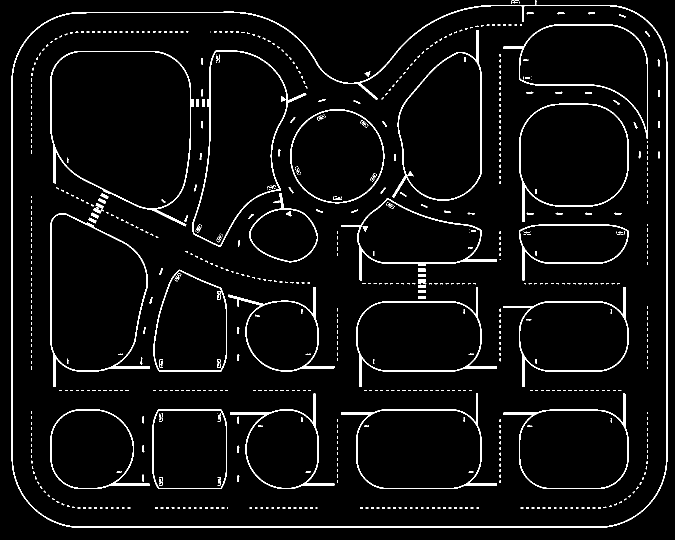
#> input picture test scripts/ResizedMap.png, 1350 x 1080 px, given in place of MapR.png, which was not available (shown at 1/2 size)
$ python BitMapMakerFinal.py
#> lines starting #> are read from the running program, lines starting #| are printed output that depends on the picture; after the words box and inside, x2 and y2 are one past the last pixel; in counts of white or black regions, pixels touching at a corner belong together; pictures that were not available may be replaced by others from this repository, and a replacement may not be noted
from PIL import Image
import numpy as np

Image.MAX_IMAGE_PIXELS = 1000000000

def resize_image(input_image_path, output_image_path, max_width=None, max_height=None,
                threshold=128, pool_size=3, rotation_degrees=0):
    """
    Processes an image with optional rotation, resizing, thresholding, and pooling.

    Args:
        input_image_path: Path to input image
        output_image_path: Path to save output image
        max_width: Maximum width for resizing
        max_height: Maximum height for resizing
        threshold: Binarization threshold (0-255)
        pool_size: Size of pooling window (n x n)
        rotation_degrees: Degrees to rotate clockwise (0, 90, 180, or 270)
    """
#> called with input_image_path = 'MapR.png', output_image_path = 'ResizedMap.png', max_width = 1000, threshold = 128, pool_size = 2, rotation_degrees = 270
    img = Image.open(input_image_path)
#> img is the input picture: PIL image 1350x1080 L; 4.3% white; 776 white regions (636 under 20 px), largest, box (x1, y1, x2, y2) and area: (23, 10, 1335, 1056) 12368, (100, 102, 388, 453) 3175, (101, 426, 300, 774) 2669

    # Apply rotation (only supports 90° increments for clean pixel alignment)
    if rotation_degrees not in [0, 90, 180, 270]:
        raise ValueError("Rotation must be 0, 90, 180, or 270 degrees")

    if rotation_degrees == 90:
        img = img.transpose(Image.ROTATE_90)
    elif rotation_degrees == 180:
        img = img.transpose(Image.ROTATE_180)
    elif rotation_degrees == 270:
        img = img.transpose(Image.ROTATE_270)
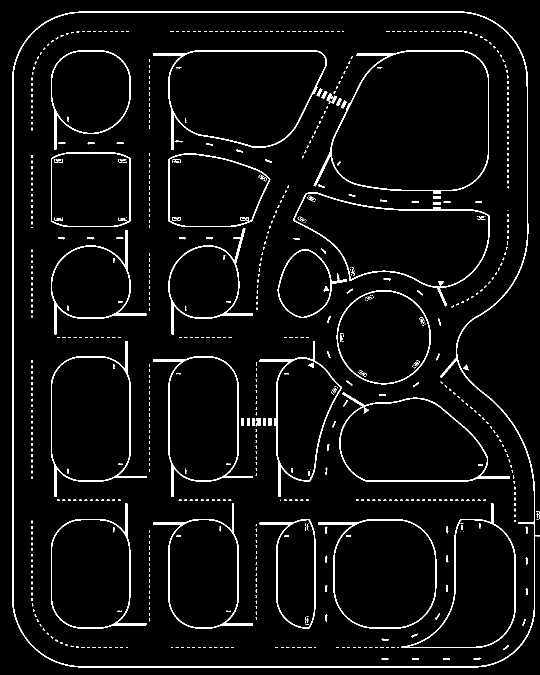
#> img: PIL image 1080x1350 L (shown at 1/2 size); 4.3% white; 776 white regions (636 under 20 px), largest, box (x1, y1, x2, y2) and area: (24, 23, 1070, 1335) 12368, (627, 100, 978, 388) 3175, (306, 101, 654, 300) 2669

    # Calculate target size maintaining aspect ratio
    original_width, original_height = img.size
#> original_width = 1080; original_height = 1350
    aspect_ratio = original_width / original_height
#> aspect_ratio = 0.8

    if max_width is not None and max_height is not None:
        # If both max dimensions are specified, choose the one that gives smaller image
        target_width1 = max_width
        target_height1 = int(target_width1 / aspect_ratio)

        target_height2 = max_height
        target_width2 = int(target_height2 * aspect_ratio)

        if target_width1 * target_height1 < target_width2 * target_height2:
            target_width, target_height = target_width1, target_height1
        else:
            target_width, target_height = target_width2, target_height2
    elif max_width is not None:
        target_width = max_width
        target_height = int(target_width / aspect_ratio)
#> target_height = 1250
    elif max_height is not None:
        target_height = max_height
        target_width = int(target_height * aspect_ratio)
    else:
        # If no max dimensions specified, keep original size
        target_width, target_height = original_width, original_height

    img.thumbnail((target_width, target_height), Image.LANCZOS)
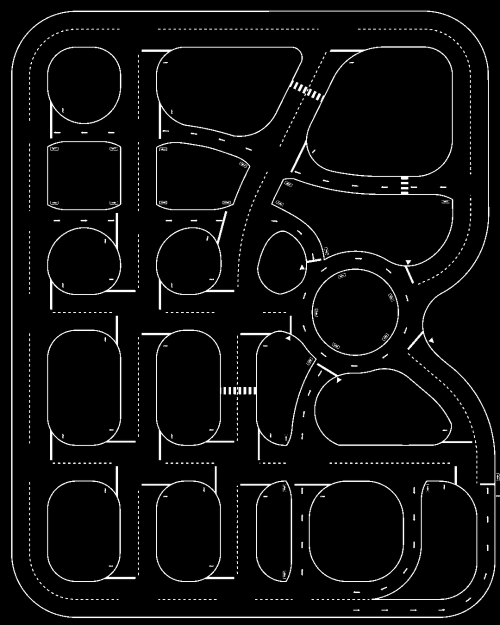
#> img: PIL image 1000x1250 L (shown at 1/2 size); min 0, max 255, mean 11.1
    img = img.convert('L')
    img = img.point(lambda p: 255 if p > threshold else 0)
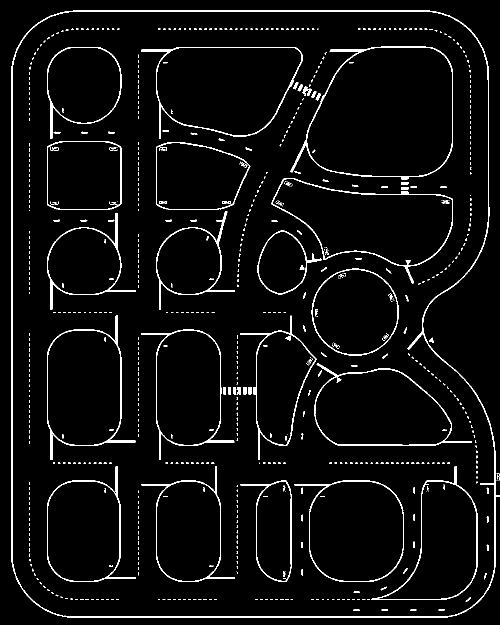
#> img: PIL image 1000x1250 L (shown at 1/2 size); 4.3% white; 766 white regions (646 under 20 px), largest, box (x1, y1, x2, y2) and area: (22, 21, 991, 1236) 11208, (581, 93, 906, 359) 2715, (94, 631, 271, 920) 2350
    img.save(output_image_path)

    # Generate text files
    generate_text_files(output_image_path, img, pool_size)

    print(f"Processing complete. Image rotated {rotation_degrees}° clockwise.")

def generate_text_files(output_image_path, img, pool_size):
    """Generates the bitmap and pooled text files."""
#> called with output_image_path = 'ResizedMap.png', pool_size = 2
    width, height = img.size
#> width = 1000; height = 1250
    pixels = list(img.getdata())
#> pixels = 1250000 items

    # Standard bitmap file
    bitmap_text_path = output_image_path.replace('.png', '.txt')
    with open(bitmap_text_path, 'w') as f:
        f.write("    " + " ".join([f"{x%10}" for x in range(width)]) + "\n")
        for y in range(height):
            row = pixels[y*width:(y+1)*width]
            row_str = " ".join(['1' if pixel == 255 else '0' for pixel in row])
            f.write(f"{y%10:3} {row_str}\n")
    print(f"Bitmap text file saved as {bitmap_text_path}")

    # Pooled bitmap file
    pooled_bitmap_text_path = output_image_path.replace('.png', f'_pooled_{pool_size}x{pool_size}.txt')
    pooled_pixels = pool_bitmap(pixels, width, height, pool_size)
#> after the loop in pool_bitmap, `for y in range(0, height, pool_size):`: pooled_pixels = 625 items
#> pooled_pixels = 625 items
    with open(pooled_bitmap_text_path, 'w') as f:
        pooled_width = width // pool_size
#> pooled_width = 500
        f.write("    " + " ".join([f"{x%10}" for x in range(pooled_width)]) + "\n")
        for y in range(len(pooled_pixels)):
            row_str = " ".join(['1' if pixel == 1 else '0' for pixel in pooled_pixels[y]])
            f.write(f"{y%10:3} {row_str}\n")
    print(f"Pooled bitmap text file saved as {pooled_bitmap_text_path}")

def pool_bitmap(pixels, width, height, pool_size):
    pooled_pixels = []
    for y in range(0, height, pool_size):
        pooled_row = []
        for x in range(0, width, pool_size):
            block = [pixels[(y+i)*width + (x+j)] for i in range(pool_size)
                    for j in range(pool_size) if y+i < height and x+j < width]
            pooled_value = 1 if any(pixel == 255 for pixel in block) else 0
            pooled_row.append(pooled_value)
        pooled_pixels.append(pooled_row)
    return pooled_pixels

# Example usage:
resize_image('MapR.png', 'ResizedMap.png',
             max_width=1000,
             pool_size=2,
             rotation_degrees=270)  # Rotate 270° clockwise
